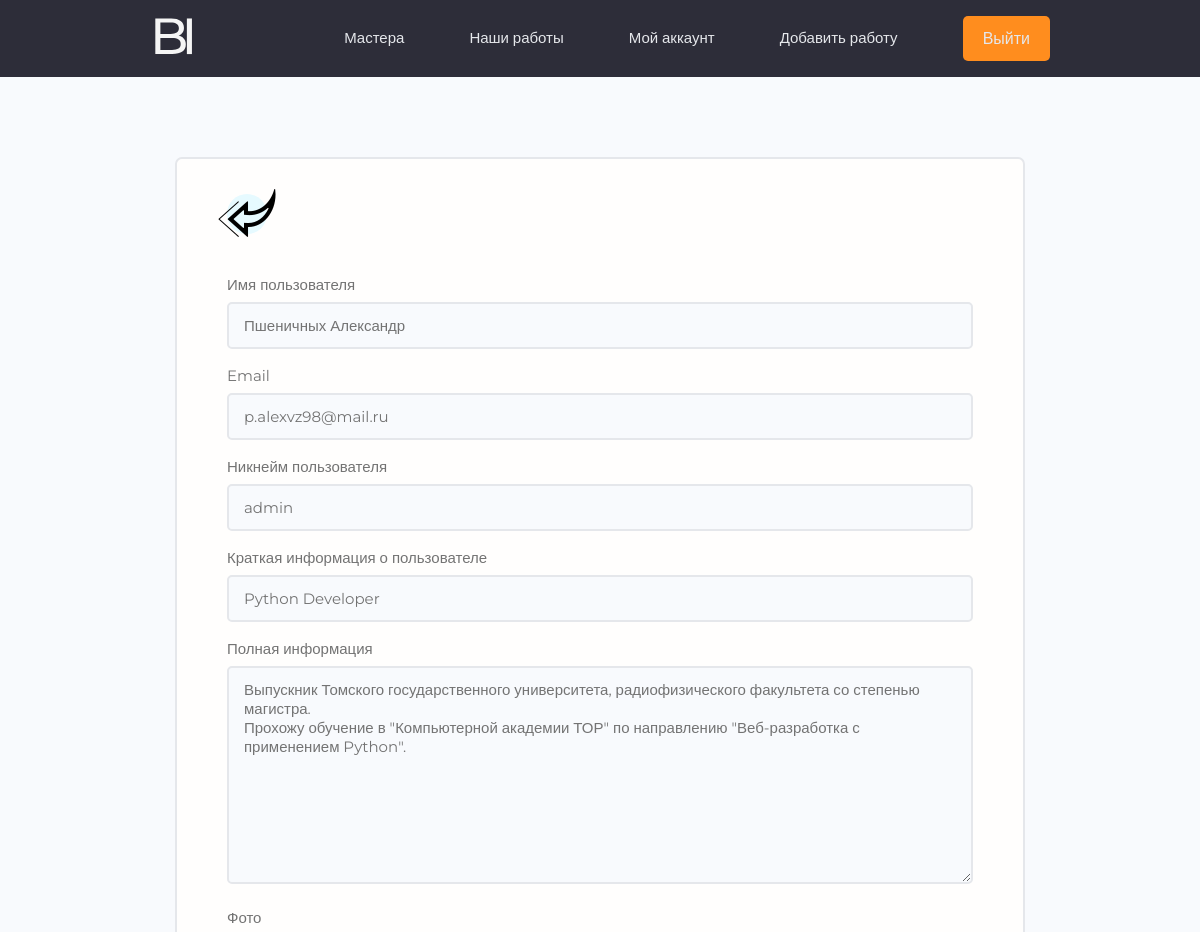
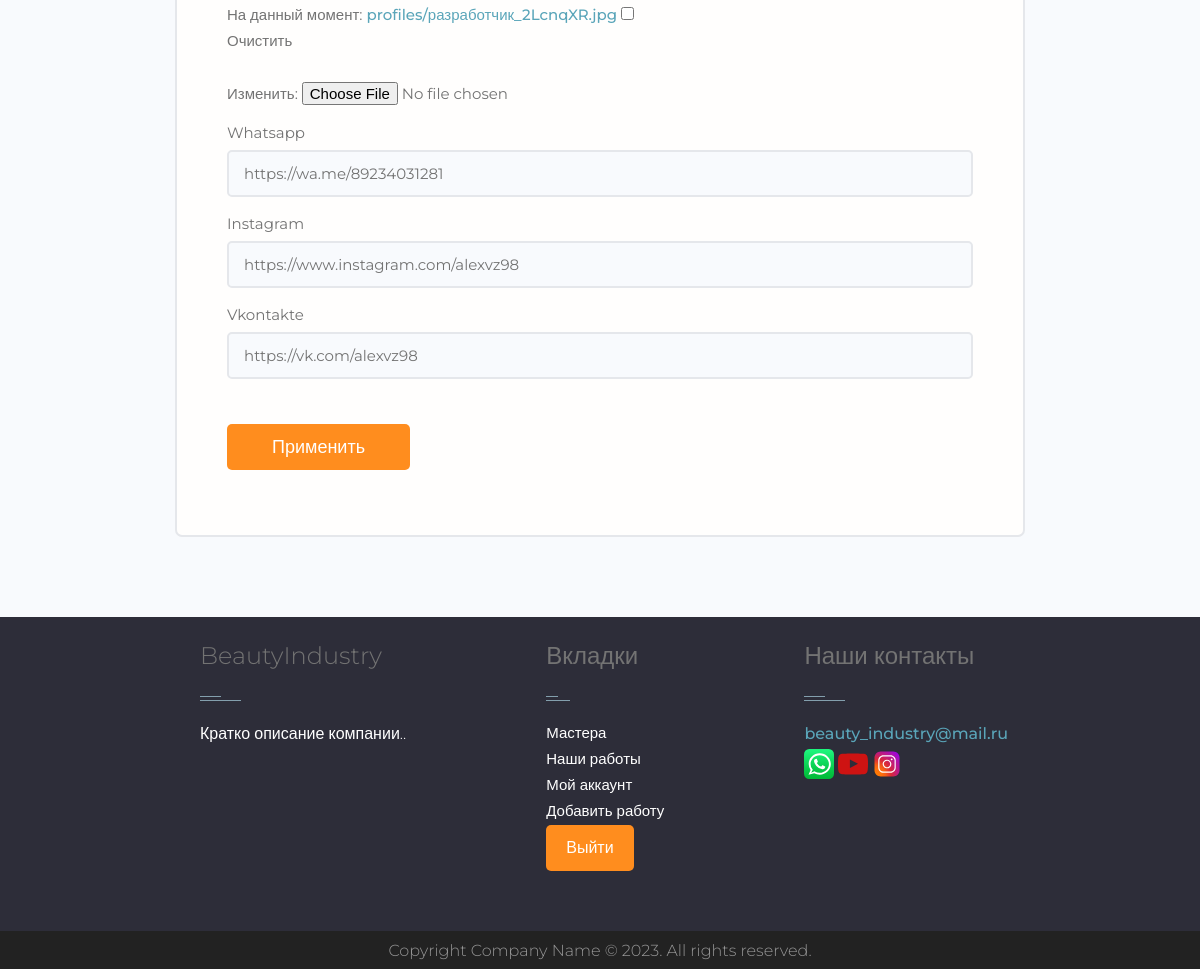
The app's page /edit-account (signed in) with its own data (2 pictures, top to bottom).
### users/models.py (models this page shows, shortened)
class Profile(models.Model):
    user = models.OneToOneField(User, on_delete=models.CASCADE, null=True, blank=True, verbose_name='Логин')
    name = models.CharField(max_length=200, null=True, blank=True,verbose_name='Имя пользователя')
    email = models.EmailField(max_length=200, null=True, blank=True)  # EmailField - валидация от джанго
    username = models.CharField(max_length=200, blank=True, null=True, verbose_name='Никнейм пользователя')
    short_info = models.CharField(max_length=200, blank=True, null=True,verbose_name='Краткая информация о пользователе')  # профессия
    bio = models.TextField(blank=True, null=True, verbose_name='Полная информация')  # инфо о себе
    profile_image = models.ImageField(blank=True, null=True, upload_to='profiles/',
                                      default='profiles/user-default.png',verbose_name='Фото')
    whatsapp = models.CharField(max_length=200, null=True, blank=True)
    instagram = models.CharField(max_length=200, null=True, blank=True)
    vkontakte = models.CharField(max_length=200, null=True, blank=True)
    telegram = models.CharField(max_length=200, null=True, blank=True)
    created = models.DateTimeField(auto_now_add=True)

### users/views.py (the view)
# urls.py: path('edit-account', views.edit_account, name='edit-account'),
@login_required(login_url='login')
def edit_account(request):
    profile = request.user.profile
    form = ProfileForm(instance=profile)
    if request.method == 'POST':  # если отправляем данные с формы
        form = ProfileForm(request.POST, request.FILES,
                           instance=profile)  # в переменную записываем данные,изображения,к определенному пользователю
        if form.is_valid():
            form.save()
            return redirect('account')
    context = {'form': form}
    return render(request, 'users/profile_form.html', context)

### users/forms.py
class ProfileForm(ModelForm):  # Форма редактирования аккаунта
    class Meta:
        model = Profile
        fields = ['name', 'email', 'username', 'short_info', 'bio',
                  'profile_image', 'whatsapp', 'instagram', 'vkontakte']
    def __init__(self, *args, **kwargs):  # для применения стилей к инпутам
        super().__init__(*args, **kwargs)
        for name, field in self.fields.items():
            field.widget.attrs.update({'class': 'input'})

### users/templates/users/profile_form.html (shortened to what this page needs)
{% extends 'projects/base.html' %}
{% block content %}
{% load static %}
 <main class="formPage my-xl">
        <div class="content-box">
            <div class="formWrapper">
                <a class="backButton" href="{% url 'account' %}"><img src="{% static 'images/left.png'%}" alt="left"></a>
                <br>
                <form action="{% url 'edit-account' %}" method="post" enctype="multipart/form-data" class="form">
                    {% for field in form %}
                    <div class="form__field">
                        <label for="formInput#text">{{ field.label }} </label>
                        {{ field }}
                    </div>
                    {% endfor %}
                    <input class="btn btn--sub btn--lg  my-md" type="submit" value="Применить" />
                </form>
            </div>
        </div>
    </main>
{% endblock %}

### projects/static/styles/app.css (style rules this page uses)
:root { --color-sub: #2d2d39; }
.btn--sub { background-color: var(--color-sub-light); }
.content-box { width: 95%; max-width: 85rem; margin: 0 auto; }
.backButton { background: var(--color-main-light); color: var(--color-main); width: 4rem; height: 4rem; display: flex; align-items: center; justify-content: center; border-radius: 50%; }
.formPage .formWrapper { list-style: none; background: var(--color-white); padding: 3.5rem 5rem; border: 2px solid var(--color-light); border-radius: 0.7rem; }

### projects/static/styles/footer.css (style rules this page uses)
.btn { background-color: #ff8d1e; color:#fff; }

### projects/static/uikit/styles/modules/_variables.css (style rules this page uses)
:root { --color-main: #5aa5b9; --color-main-light: #e6faff; --color-sub: #3f4156; --color-sub-light: #51546e; --color-sub-lighter: #ededfd; --color-text: #737373; --color-gray: #8b8b8b; --color-light: #e5e7eb; --color-light-gray: #767676; --color-bg: #f8fafd; --color-white: #fffefd; --color-white-light: #f3f3f3; --color-success: #359e64; --color-success-bg: #def8e8; --color-error: #fc4b0b; --color-error-bg: #fff2ee; --font-base: 'Poppins', arial, helvetica, 'Segoe UI', roboto, ubuntu, sans-serif; --font-monospace: 'Fira Code', 'Courier New', courier, monospace; --font-regular: 300; --font-medium: 500; --font-bold: 700; --generic-shadow: 1px 1px 5px #00000010; --generic-transition: all 0.3s ease-in-out; }

### projects/static/uikit/styles/modules/_base.css (style rules this page uses)
* { margin: 0; padding: 0; box-sizing: border-box; text-rendering: optimizeLegibility; color: inherit; font-size: inherit; }
html { font-size: 50%; }
@media only screen and (min-width: 480px) { html { font-size: 56.25%; } }
@media only screen and (min-width: 1200px) { html { font-size: 62.5%; } }
body { line-height: 1.6; font-weight: 400; font-size: 1.5rem; color: var(--color-text); background-color: var(--color-bg); min-height: 100vh; }

### projects/static/uikit/styles/modules/_typography.css (style rules this page uses)
* { font-family:'Montserrat', sans-serif; }
a { padding-bottom: 2px; text-decoration: none; display: inline-block; color: var(--color-main); font-weight: var(--font-medium); }

### projects/static/uikit/styles/modules/_utilities.css (style rules this page uses)
.my-md { margin: 3rem auto; }
.my-xl { margin: 8rem auto; }

### projects/static/uikit/styles/modules/_button.css (style rules this page uses)
.btn { display: inline-block; position: relative; cursor: pointer; background-color: var(--color-light); font-weight: var(--font-medium); color: var(--color-sub); text-decoration: none; padding: 1rem 2rem; border-radius: 0.5rem; border: none; width: -webkit-fit-content; width: -moz-fit-content; width: fit-content; height: -webkit-fit-content; height: -moz-fit-content; height: fit-content; font-size: 1.6rem; outline-width: 0; outline-color: transparent; -webkit-backface-visibility: hidden; backface-visibility: hidden; transition: all 0.3s ease-in-out; }
.btn--sub { background-color: var(--color-sub); color: var(--color-white); }
.btn--lg { font-size: 1.8rem; padding: 1.2rem 4.5rem; }

### projects/static/uikit/styles/modules/_form.css (style rules this page uses)
.form { display: block; }
.form__field { margin-top: 1.5rem; margin-bottom: 1.5rem; }
.form__label, .form__field > label { display: block; margin-bottom: 0.5rem; color: var(--color-text); }
input.input[type='text'], input.input[type='email'], input.input[type='password'], input.input[type='number'], textarea.input { min-width: 24rem; width: 100%; padding: 1.2rem 1.5rem; border-radius: 0.5rem; border: 2px solid var(--color-light); transition: all 0.3s ease-in-out; background-color: var(--color-bg); }

### records on screen
Profile: form "Пшеничных Александр" "p.alexvz98@mail.ru" "admin" "Python Developer" "Выпускник Томского государственного университета, радиофизического факультета со степенью магистра. Прохожу обучение в \"Компьютерной академии ТОР\" по направлению \"Веб-разработка с применением Python\"." "https://wa.me/89234031281" "https://www.instagram.com/alexvz98" "https://vk.com/alexvz98"

### other values on screen
{{ field.label }} "Имя пользователя" "Email" "Никнейм пользователя" "Краткая информация о пользователе" "Полная информация" "Фото" "Whatsapp" "Instagram" "Vkontakte"
